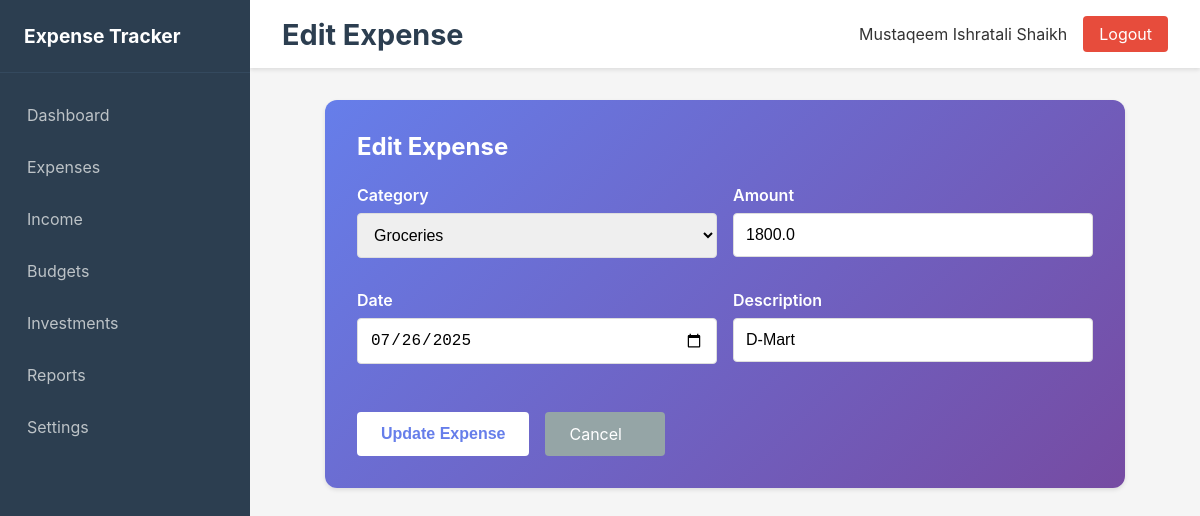
Page /edit_expense/1 (signed in) on the committed database.
### app/models.py (models this page shows)
class Expense(db.Model):
    id = db.Column(db.Integer, primary_key=True)
    user_id = db.Column(db.Integer, db.ForeignKey('user.id'), nullable=False)
    category = db.Column(db.String(50), nullable=False)
    amount = db.Column(db.Float, nullable=False)
    description = db.Column(db.String(200))
    date = db.Column(db.Date, nullable=False)
    created_at = db.Column(db.DateTime, default=datetime.utcnow)

### app/routes/expenses.py (the view, shortened to what this page needs)
@expenses_bp.route('/edit_expense/<int:expense_id>', methods=['GET', 'POST'])
def edit_expense(expense_id):
    if 'user_id' not in session:
        return redirect(url_for('auth.login'))
    expense = Expense.query.filter_by(id=expense_id, user_id=session['user_id']).first()
    if not expense:
        flash('Expense not found!', 'error')
        return redirect(url_for('expenses.expenses'))
    return render_template('edit_expense.html', expense=expense)

### app/templates/edit_expense.html (shortened to what this page needs)
{% extends "base.html" %}
{% block page_title %}Edit Expense{% endblock %}
{% block content %}
<div class="edit-content">
    <div class="form-section">
        <h3>Edit Expense</h3>
        <form method="POST" class="edit-form">
            <div class="form-row">
                <div class="form-group">
                    <label for="category">Category</label>
                    <select name="category" id="category" required>
                        <option value="Groceries" {% if expense.category == 'Groceries' %}selected{% endif %}>Groceries</option>
                    </select>
                </div>
                <div class="form-group">
                    <label for="amount">Amount</label>
                    <input type="number" name="amount" id="amount" step="0.01" value="{{ expense.amount }}" required>
                </div>
            </div>
            <div class="form-row">
                <div class="form-group">
                    <label for="date">Date</label>
                    <input type="date" name="date" id="date" value="{{ expense.date.strftime('%Y-%m-%d') }}" required>
                </div>
                <div class="form-group">
                    <label for="description">Description</label>
                    <input type="text" name="description" id="description" value="{{ expense.description or '' }}" placeholder="Optional description">
                </div>
            </div>
            <div class="form-actions">
                <button type="submit" class="btn btn-primary">Update Expense</button>
                <a href="{{ url_for('expenses.expenses') }}" class="btn btn-secondary">Cancel</a>
            </div>
        </form>
    </div>
</div>
{% endblock %}

### app/static/css/style.css (style rules this page uses)
* { margin: 0; padding: 0; box-sizing: border-box; }
body { font-family: -apple-system, BlinkMacSystemFont, 'Segoe UI', Roboto, sans-serif; background-color: #f5f5f5; color: #333; }
.form-section { background: white; padding: 2rem; border-radius: 8px; box-shadow: 0 2px 4px rgba(0,0,0,0.1); margin-bottom: 2rem; }
.form-section h3 { margin-bottom: 1.5rem; color: #2c3e50; font-size: 1.5rem; }
.form-row { display: grid; grid-template-columns: 1fr 1fr; gap: 1rem; margin-bottom: 1rem; }
.form-group { margin-bottom: 1rem; }
.form-group label { display: block; margin-bottom: 0.5rem; color: #555; font-weight: 600; }
.form-group input, .form-group select, .form-group textarea { width: 100%; padding: 0.75rem; border: 1px solid #ddd; border-radius: 4px; font-size: 1rem; transition: border-color 0.3s ease; }
.btn { padding: 0.75rem 1.5rem; border: none; border-radius: 4px; cursor: pointer; font-size: 1rem; text-decoration: none; display: inline-block; transition: all 0.3s ease; }
.btn-primary { background-color: #3498db; color: white; }
.btn-secondary { background-color: #95a5a6; color: white; }
.edit-content { max-width: 800px; margin: 0 auto; }
.edit-form { max-width: 100%; }
.form-actions { display: flex; gap: 1rem; margin-top: 2rem; justify-content: flex-start; }
.form-actions .btn { min-width: 120px; }
.form-section { background: linear-gradient(135deg, #667eea 0%, #764ba2 100%); color: white; border-radius: 12px; }
.form-section h3 { color: white; margin-bottom: 1.5rem; }
.form-section label { color: white; font-weight: 600; }
.form-section .btn-primary { background: white; color: #667eea; border: none; font-weight: 600; }

### rows in the picture
Expense: category "Groceries", amount "1800.0", date "07/26/2025", description "D-Mart"

### other values in the picture
{{ session.get('user_name', 'User') }} "Mustaqeem Ishratali Shaikh"
